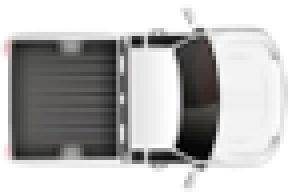
#> input picture src/carfigs/black&white.png, 72 x 49 px (shown 4 times larger); its folder holds 4 pictures in this run
$ python path.py
#> lines starting #> are read from the running program, lines starting #| are printed output that depends on the picture
### src/Control/utils.py
import numpy as np
import matplotlib.pyplot as plt
import matplotlib.patches as patches
from matplotlib.transforms import Affine2D
import matplotlib.pyplot as plt
import matplotlib.offsetbox as offsetbox
import os
from PIL import Image
import matplotlib.pyplot as plt
from shapely.geometry import Polygon
import math
import imageio
from Model.Dynamical_model import *
from Model.params import params
from scipy.ndimage import rotate
import pickle
import time
import random

dirpath = os.path.abspath(os.path.dirname(os.path.dirname(__file__)))
CARFIG_DIR = os.path.join(dirpath, "carfigs")
FILE_SAVE_DIR = os.path.join(dirpath, "file_save")

Params = params()

LENGTH = 4.0  # [m]
WIDTH = 1.9  # [m]
BACKTOWHEEL = 0.9  # [m]
WHEEL_LEN = 0.3  # [m]
WHEEL_WIDTH = 0.2  # [m]
TREAD = 0.7  # [m]
WB = 1.9  # [m]
GOAL_DIS_X = 0.2
GOAL_DIS_Y = 0.1

def get_nparray_from_matrix(x):
    return np.array(x).flatten()

# [30 lines left out: functions normalize_angle, plot_car, not called in this run]


car_image = plt.imread(os.path.join(CARFIG_DIR, "black&white.png"))
#> car_image is the input picture: shape (49, 72, 4) float32; mean R, G, B, A 0.422, 0.418, 0.417, 0.649
# [11 lines left out: function plot_car, not called in this run]

car_image_surround_1 = plt.imread(os.path.join(CARFIG_DIR, "yellow.png"))
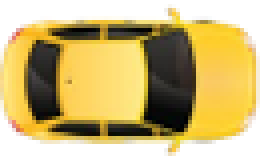
#> input picture src/carfigs/yellow.png, 65 x 39 px (shown 4 times larger)
#> car_image_surround_1 is the input picture: shape (39, 65, 4) float32; mean R, G, B, A 0.554, 0.467, 0.202, 0.72
car_image_surround_2 = plt.imread(os.path.join(CARFIG_DIR, "red.png"))
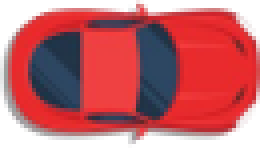
#> input picture src/carfigs/red.png, 65 x 37 px (shown 4 times larger)
#> car_image_surround_2 is the input picture: shape (37, 65, 4) float32; mean R, G, B, A 0.575, 0.213, 0.238, 0.773
# car_image_surround = random.choice([car_image_surround_1, car_image_surround_2])
# [23 lines left out: function plot_car_surround, not called in this run]


# [9 lines of commented-out code are left out]

def obstacle_plot(obs_x,obs_y,max_radius):
    circle = plt.Circle((obs_x, obs_y), max_radius, color='blue')
    plt.gca().add_patch(circle)


# [187 lines left out: functions png_count, animation_generation, animation_generation2, Fig_delete, find_frenet_coord, clac_last_X and 6 more, not called in this run]


#抛物线形式
# def get_lamda_k(k,Th):
#     lambda_k = -k**2/Th**2+1
#     return lambda_k

#sigmoid函数形式
def get_lamda_k(k,Th):
    lambda_k = 1 - 1/(1 + np.exp((k-10)/5))
    return lambda_k

# [4 lines left out: function solve_return_deal, not called in this run]

def model_object_return():
    model = Dynamic(**Params)
    return model

# [86 lines left out: functions get_disturbance, create_rectangle, metrics_save, get_reference, curve_calc, save_sovle_content, not called in this run]

### src/Model/params.py
import numpy as np

def params():
    mass= 1292
    lf= 1.56
    lr= 1.04
    Iz= 1343.1
    Df= 0.8 * 1270 * 9.81 / 2.0
    Cf= 1.25
    Bf= 1.0
    Dr= 0.8 * 1270 * 9.81 / 2.0
    Cr= 1.25
    Br= 1.0

    params = {
        'lf': lf,
        'lr': lr,
        'mass': mass,
        'Iz': Iz,
        'Cf': Cf,
        'Cr': Cr,
        'Df': Df,
        'Dr': Dr,
        'Bf': Bf,
        'Br': Br
        }

    return params

# [13 lines of commented-out code are left out]

### src/Path/path.py
import math
import time
import matplotlib.pyplot as plt
import numpy as np
from Control.utils import normalize_angle
from shapely.geometry import LineString,Polygon
import matplotlib.pyplot as plt

class Path:

    def __init__(self, l1, l2, r, traslx=0, trasly=0):
        self.l1 = l1
        self.l2 = l2
        self.r = r
        self.traslx = traslx
        self.trasly = trasly

    def __call__(self, s):
        s = float(s)
        completed_lap = 0
        while s >= 2*self.l1 + 2*self.r*math.pi + 2*self.l2:
            completed_lap += 1 # 完成了一圈
            s = s - (2*self.l1 + 2*self.r*math.pi + 2*self.l2)
        while s<0:
            s = s + (2*self.l1 + 2*self.r*math.pi + 2*self.l2)
        # first edge
        if s>=0 and s<self.l1:
            label_s = "edge1"
            return (s + self.traslx , 0. + self.trasly)
        # first arc
        elif s>=self.l1 and s< self.l1 + 2*self.r*math.pi/4:
            label_s = "arc1"
            arc = s - self.l1
            alpha = arc/self.r
            return (self.l1 + self.r*math.sin(alpha) + self.traslx , self.r - self.r*math.cos(alpha) + self.trasly)
        # second edge
        elif s>= self.l1 + 2*self.r*math.pi/4 and s< self.l1 + 2*self.r*math.pi/4 + self.l2:
            label_s = "edge2"
            return (self.l1 + self.r  + self.traslx , s - self.l1 - 2*self.r*math.pi/4 + self.r + self.trasly)
        # second arc
        elif s>= self.l1 + 2*self.r*math.pi/4 + self.l2 and s < self.l1 + self.r*math.pi + self.l2:
            label_s = "arc2"
            arc = s - (self.l1 + 2*self.r*math.pi/4 + self.l2)
            alpha = arc/self.r
            return (self.l1 + math.cos(alpha)*self.r + self.traslx , self.r + self.l2 + math.sin(alpha)*self.r + self.trasly)
        # third edge
        elif s>= self.l1 + self.r*math.pi + self.l2 and s < 2*self.l1 + self.r*math.pi + self.l2:
            label_s = "edge3"
            return (self.l1 - (s - self.l1 - self.r*math.pi - self.l2) + self.traslx , 2*self.r+self.l2 + self.trasly)
        # third arc
        elif s>= 2*self.l1 + self.r*math.pi + self.l2 and s< 2*self.l1 + self.r*math.pi + self.l2 + 2*self.r*math.pi/4:
            label_s = "arc3"
            arc = s - (2*self.l1 + self.r*math.pi + self.l2)
            alpha = arc/self.r
            return (-math.sin(alpha)*self.r + self.traslx , self.r+ self.l2+self.r*math.cos(alpha) + self.trasly)
        # fourth edge
        elif s>= 2*self.l1 + self.r*math.pi + self.l2 + 2*self.r*math.pi/4 and s< 2*self.l1 + self.r*math.pi + 2*self.l2 + 2*self.r*math.pi/4:
            label_s = "edge4"
            return (-self.r + self.traslx , self.r+ self.l2 - (s-(2*self.l1 + self.r*math.pi + self.l2 + 2*self.r*math.pi/4)) + self.trasly)
        # fourth arc
        elif s>= 2*self.l1 + self.r*math.pi + 2*self.l2 + 2*self.r*math.pi/4 and s< 2*self.l1 + 2*self.r*math.pi + 2*self.l2:
            label_s = "arc4"
            arc = s - (2*self.l1 + self.r*math.pi + 2*self.l2 + 2*self.r*math.pi/4)
            alpha = arc/self.r
            return (-self.r*math.cos(alpha) + self.traslx , self.r- self.r*math.sin(alpha) + self.trasly)
        else:
            Exception("Sbagliato controlla!")


    # [132 lines left out: functions start_end_dict, get_track_frenet_coords, get_separated_start_end_XY, get_cartesian_coords, get_k, get_theta_r, not called in this run]

    def get_len(self):
        return 2*self.l1 + 2*self.r*math.pi + 2*self.l2


path = Path(200, 200, 100,-100,-200)
path1c = Path(200, 200, 101.75,-100,-201.75)
path1 = Path(200, 200, 103.5,-100,-203.5)
path2c = Path(200, 200, 105.25,-100,-205.25)
path2 = Path(200, 200, 107,-100,-207)
path3c = Path(200, 200, 108.75,-100,-208.75)
path3 = Path(200, 200, 110.5,-100,-210.5)

samples = np.arange(0., 1400, 0.01)
samples1c = np.arange(0., 1400., 0.01)
samples1 = np.arange(0., 1400., 0.01)
samples2c = np.arange(0., 1450., 0.01)
samples2 = np.arange(0., 1450., 0.01)
samples3c = np.arange(0., 1450., 0.01)
samples3 = np.arange(0., 1450., 0.01)

coord = []
coord1 = []
coord2 = []
coord3 = []
coord1c = []
coord2c = []
coord3c = []


for s in samples:
    coord += [path(s)]
for s in samples1:
    coord1 += [path1(s)]
for s in samples2:
    coord2 += [path2(s)]
for s in samples3:
    coord3 += [path3(s)]


for s in samples1c:
    coord1c += [path1c(s)]
for s in samples2c:
    coord2c += [path2c(s)]
for s in samples3c:
    coord3c += [path3c(s)]


x = np.array([c[0] for c in coord])
y = np.array([c[1] for c in coord])

x1 = np.array([c[0] for c in coord1])
y1 = np.array([c[1] for c in coord1])

x2 = np.array([c[0] for c in coord2])
y2 = np.array([c[1] for c in coord2])

x3 = np.array([c[0] for c in coord3])
y3 = np.array([c[1] for c in coord3])

x1c = np.array([c[0] for c in coord1c])
y1c = np.array([c[1] for c in coord1c])


x2c = np.array([c[0] for c in coord2c])
y2c = np.array([c[1] for c in coord2c])

x3c = np.array([c[0] for c in coord3c])
y3c = np.array([c[1] for c in coord3c])

# [11 lines of commented-out code are left out]

# [16 lines left out: functions plot_env, get_path_info, not called in this run]


# Create shapely LineStrings for each path using the mock coordinates as placeholders
import numpy as np
from shapely.geometry import LineString
import matplotlib.pyplot as plt

# [34 lines left out: functions coordinate_remapping, path_to_path_proj, not called in this run]
